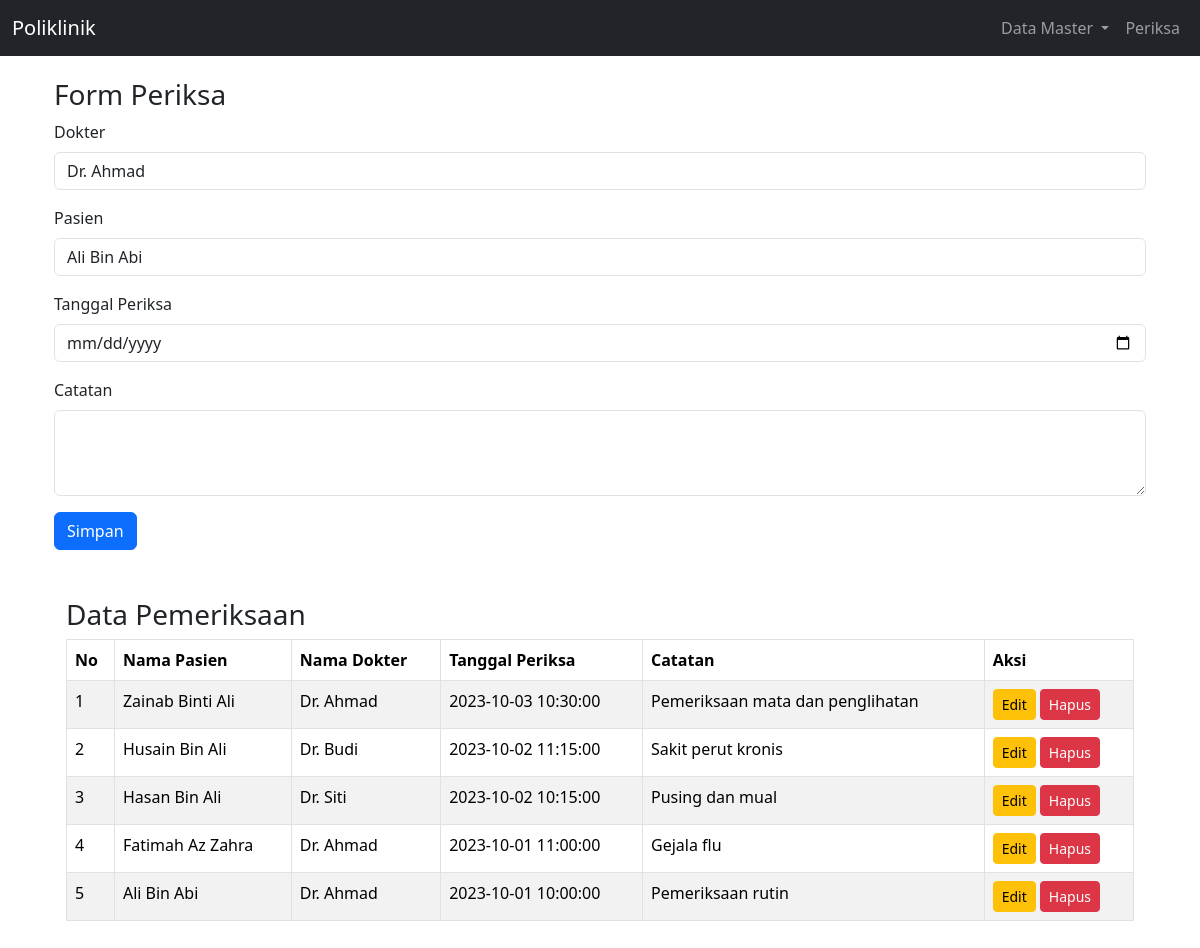
The app's page /index.php?page=periksa with its own data.
### tables this page shows
CREATE TABLE `periksa` (
  `id` int(10) NOT NULL,
  `id_pasien` int(11) NOT NULL,
  `id_dokter` int(11) NOT NULL,
  `tanggal_periksa` datetime NOT NULL,
  `catatan` text NOT NULL
);

CREATE TABLE `pasien` (
  `id` int(10) UNSIGNED NOT NULL,
  `nama` varchar(255) DEFAULT NULL,
  `alamat` varchar(255) DEFAULT NULL,
  `nomor_hp` varchar(50) DEFAULT NULL
);

CREATE TABLE `dokter` (
  `id` int(10) UNSIGNED NOT NULL,
  `nama` varchar(255) DEFAULT NULL,
  `alamat` varchar(255) DEFAULT NULL,
  `nomor_hp` varchar(50) DEFAULT NULL
);

### periksa.php (the view, shortened to what this page needs)
<?php
include("koneksi.php");
$dokters = mysqli_query($mysqli, "SELECT * FROM dokter");
$pasiens = mysqli_query($mysqli, "SELECT * FROM pasien");
?>
<div class="container mt-4">
  <h3>Form Periksa</h3>
  <form method="POST" action="aksi_periksa.php">
    <div class="mb-3">
      <label for="id_dokter" class="form-label">Dokter</label>
      <select class="form-control" id="id_dokter" name="id_dokter">
        <?php
        while ($dokter = mysqli_fetch_assoc($dokters)) {
          echo "<option value='" . $dokter['id'] . "'>" . $dokter['nama'] . "</option>";
        }
        ?>
      </select>
    </div>
    <div class="mb-3">
      <label for="id_pasien" class="form-label">Pasien</label>
      <select class="form-control" id="id_pasien" name="id_pasien">
        <?php
        while ($pasien = mysqli_fetch_assoc($pasiens)) {
          echo "<option value='" . $pasien['id'] . "'>" . $pasien['nama'] . "</option>";
        }
        ?>
      </select>
    </div>
    <div class="mb-3">
      <label for="tanggal_periksa" class="form-label">Tanggal Periksa</label>
      <input type="date" class="form-control" id="tanggal_periksa" name="tanggal_periksa">
    </div>
    <div class="mb-3">
      <label for="catatan" class="form-label">Catatan</label>
      <textarea class="form-control" id="catatan" name="catatan" rows="3"></textarea>
    </div>
    <button type="submit" class="btn btn-primary">Simpan</button>
  </form>
  <div class="container mt-5">
    <h3>Data Pemeriksaan</h3>
    <table class="table table-bordered table-striped">
      <thead>
        <tr>
          <th>No</th>
          <th>Nama Pasien</th>
          <th>Nama Dokter</th>
          <th>Tanggal Periksa</th>
          <th>Catatan</th>
          <th>Aksi</th>
        </tr>
      </thead>
      <tbody>
        <?php
        $query = "SELECT pr.id, p.nama AS nama_pasien, d.nama AS nama_dokter, pr.tanggal_periksa, pr.catatan
                          FROM periksa pr
                          JOIN pasien p ON pr.id_pasien = p.id
                          JOIN dokter d ON pr.id_dokter = d.id
                          ORDER BY pr.tanggal_periksa DESC";
        $result = mysqli_query($mysqli, $query);
        $no = 1;
        while ($data = mysqli_fetch_assoc($result)) {
          echo "<tr>";
          echo "<td>" . $no++ . "</td>";
          echo "<td>" . $data['nama_pasien'] . "</td>";
          echo "<td>" . $data['nama_dokter'] . "</td>";
          echo "<td>" . $data['tanggal_periksa'] . "</td>";
          echo "<td>" . $data['catatan'] . "</td>";
          echo "<td>";
          echo "<a href='index.php?page=periksa_edit&id=" . $data['id'] . "' class='btn btn-warning btn-sm'>Edit</a> ";
          echo "<a href='aksi_periksa.php?action=delete&id=" . $data['id'] . "' class='btn btn-danger btn-sm'>Hapus</a>";
          echo "</td>";
          echo "</tr>";
        }
        ?>
      </tbody>
    </table>
  </div>
</div>

### index.php (style rules this page uses)
body { padding-top: 30px; padding-bottom: 30px; }

### records on screen
periksa: id_pasien.nama "Zainab Binti Ali", id_dokter.nama "Dr. Ahmad", tanggal_periksa "2023-10-03 10:30:00", catatan "Pemeriksaan mata dan penglihatan"
periksa: id_pasien.nama "Husain Bin Ali", id_dokter.nama "Dr. Budi", tanggal_periksa "2023-10-02 11:15:00", catatan "Sakit perut kronis"
periksa: id_pasien.nama "Hasan Bin Ali", id_dokter.nama "Dr. Siti", tanggal_periksa "2023-10-02 10:15:00", catatan "Pusing dan mual"
periksa: id_pasien.nama "Fatimah Az Zahra", id_dokter.nama "Dr. Ahmad", tanggal_periksa "2023-10-01 11:00:00", catatan "Gejala flu"
periksa: id_pasien.nama "Ali Bin Abi", id_dokter.nama "Dr. Ahmad", tanggal_periksa "2023-10-01 10:00:00", catatan "Pemeriksaan rutin"

### other values on screen
form field id_dokter "Dr. Ahmad"
form field id_pasien "Ali Bin Abi"
